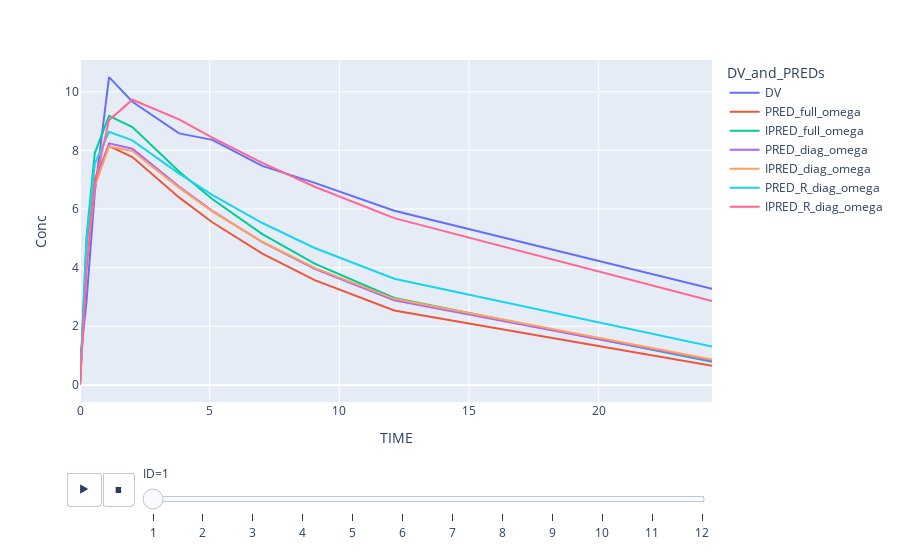

Notebook code for this chart:
### Code cell
all_pred_df = pd.concat(all_pred_df) if isinstance(all_pred_df, list) else all_pred_df
all_pred_df['ID'] = all_pred_df['ID'].astype(int)
px.line(data_frame=all_pred_df, x = 'TIME', y = 'Conc', color = 'DV_and_PREDs', animation_frame='ID')

### Figure 1 — Plotly figure (JSON) as saved in the notebook; plotly's stock layout.template omitted (floating-point values rounded to 4 significant figures)
{"data": [{"hovertemplate": "DV_and_PREDs=DV<br>ID=1<br>TIME=%{x}<br>Conc=%{y}<extra></extra>", "legendgroup": "DV", "line": {"color": "#636efa", "dash": "solid"}, "marker": {"symbol": "circle"}, "mode": "lines", "name": "DV", "orientation": "v", "showlegend": true, "type": "scatter", "x": [0.0, 0.25, 0.57, 1.12, 2.02, 3.82, 5.1, 7.03, 9.05, 12.12, 24.37], "xaxis": "x", "y": [0.74, 2.84, 6.57, 10.5, 9.66, 8.58, 8.36, 7.47, 6.89, 5.94, 3.28], "yaxis": "y"}, {"hovertemplate": "DV_and_PREDs=PRED_full_omega<br>ID=1<br>TIME=%{x}<br>Conc=%{y}<extra></extra>", "legendgroup": "PRED_full_omega", "line": {"color": "#EF553B", "dash": "solid"}, "marker": {"symbol": "circle"}, "mode": "lines", "name": "PRED_full_omega", "orientation": "v", "showlegend": true, "type": "scatter", "x": [0.0, 0.25, 0.57, 1.12, 2.02, 3.82, 5.1, 7.03, 9.05, 12.12, 24.37], "xaxis": "x", "y": [0.02164, 4.5, 7.044, 8.144, 7.771, 6.396, 5.547, 4.475, 3.574, 2.539, 0.6496], "yaxis": "y"}, {"hovertemplate": "DV_and_PREDs=IPRED_full_omega<br>ID=1<br>TIME=%{x}<br>Conc=%{y}<extra></extra>", "legendgroup": "IPRED_full_omega", "line": {"color": "#00cc96", "dash": "solid"}, "marker": {"symbol": "circle"}, "mode": "lines", "name": "IPRED_full_omega", "orientation": "v", "showlegend": true, "type": "scatter", "x": [0.0, 0.25, 0.57, 1.12, 2.02, 3.82, 5.1, 7.03, 9.05, 12.12, 24.37], "xaxis": "x", "y": [0.02436, 5.036, 7.909, 9.18, 8.794, 7.281, 6.34, 5.145, 4.135, 2.966, 0.7883], "yaxis": "y"}, {"hovertemplate": "DV_and_PREDs=PRED_diag_omega<br>ID=1<br>TIME=%{x}<br>Conc=%{y}<extra></extra>", "legendgroup": "PRED_diag_omega", "line": {"color": "#ab63fa", "dash": "solid"}, "marker": {"symbol": "circle"}, "mode": "lines", "name": "PRED_diag_omega", "orientation": "v", "showlegend": true, "type": "scatter", "x": [0.0, 0.25, 0.57, 1.12, 2.02, 3.82, 5.1, 7.03, 9.05, 12.12, 24.37], "xaxis": "x", "y": [0.02211, 4.267, 6.889, 8.24, 8.058, 6.766, 5.935, 4.87, 3.959, 2.89, 0.8235], "yaxis": "y"}, {"hovertemplate": "DV_and_PREDs=IPRED_diag_omega<br>ID=1<br>TIME=%{x}<br>Conc=%{y}<extra></extra>", "legendgroup": "IPRED_diag_omega", "line": {"color": "#FFA15A", "dash": "solid"}, "marker": {"symbol": "circle"}, "mode": "lines", "name": "IPRED_diag_omega", "orientation": "v", "showlegend": true, "type": "scatter", "x": [0.0, 0.25, 0.57, 1.12, 2.02, 3.82, 5.1, 7.03, 9.05, 12.12, 24.37], "xaxis": "x", "y": [0.02179, 4.193, 6.783, 8.132, 7.976, 6.729, 5.922, 4.883, 3.99, 2.936, 0.8632], "yaxis": "y"}, {"hovertemplate": "DV_and_PREDs=PRED_R_diag_omega<br>ID=1<br>TIME=%{x}<br>Conc=%{y}<extra></extra>", "legendgroup": "PRED_R_diag_omega", "line": {"color": "#19d3f3", "dash": "solid"}, "marker": {"symbol": "circle"}, "mode": "lines", "name": "PRED_R_diag_omega", "orientation": "v", "showlegend": true, "type": "scatter", "x": [0.0, 0.25, 0.57, 1.12, 2.02, 3.82, 5.1, 7.03, 9.05, 12.12, 24.37], "xaxis": "x", "y": [0.0, 4.902, 7.547, 8.636, 8.343, 7.209, 6.483, 5.523, 4.67, 3.619, 1.309], "yaxis": "y"}, {"hovertemplate": "DV_and_PREDs=IPRED_R_diag_omega<br>ID=1<br>TIME=%{x}<br>Conc=%{y}<extra></extra>", "legendgroup": "IPRED_R_diag_omega", "line": {"color": "#FF6692", "dash": "solid"}, "marker": {"symbol": "circle"}, "mode": "lines", "name": "IPRED_R_diag_omega", "orientation": "v", "showlegend": true, "type": "scatter", "x": [0.0, 0.25, 0.57, 1.12, 2.02, 3.82, 5.1, 7.03, 9.05, 12.12, 24.37], "xaxis": "x", "y": [0.0, 3.89, 6.823, 9.032, 9.728, 9.055, 8.437, 7.571, 6.759, 5.688, 2.858], "yaxis": "y"}], "layout": {"legend": {"title": {"text": "DV_and_PREDs"}, "tracegroupgap": 0}, "margin": {"t": 60}, "sliders": [{"active": 0, "currentvalue": {"prefix": "ID="}, "len": 0.9, "pad": {"b": 10, "t": 60}, "steps": [{"args": [["1"], {"frame": {"duration": 0, "redraw": false}, "fromcurrent": true, "mode": "immediate", "transition": {"duration": 0, "easing": "linear"}}], "label": "1", "method": "animate"}, {"args": [["2"], {"frame": {"duration": 0, "redraw": false}, "fromcurrent": true, "mode": "immediate", "transition": {"duration": 0, "easing": "linear"}}], "label": "2", "method": "animate"}, {"args": [["3"], {"frame": {"duration": 0, "redraw": false}, "fromcurrent": true, "mode": "immediate", "transition": {"duration": 0, "easing": "linear"}}], "label": "3", "method": "animate"}, {"args": [["4"], {"frame": {"duration": 0, "redraw": false}, "fromcurrent": true, "mode": "immediate", "transition": {"duration": 0, "easing": "linear"}}], "label": "4", "method": "animate"}, {"args": [["5"], {"frame": {"duration": 0, "redraw": false}, "fromcurrent": true, "mode": "immediate", "transition": {"duration": 0, "easing": "linear"}}], "label": "5", "method": "animate"}, {"args": [["6"], {"frame": {"duration": 0, "redraw": false}, "fromcurrent": true, "mode": "immediate", "transition": {"duration": 0, "easing": "linear"}}], "label": "6", "method": "animate"}, {"args": [["7"], {"frame": {"duration": 0, "redraw": false}, "fromcurrent": true, "mode": "immediate", "transition": {"duration": 0, "easing": "linear"}}], "label": "7", "method": "animate"}, {"args": [["8"], {"frame": {"duration": 0, "redraw": false}, "fromcurrent": true, "mode": "immediate", "transition": {"duration": 0, "easing": "linear"}}], "label": "8", "method": "animate"}, {"args": [["9"], {"frame": {"duration": 0, "redraw": false}, "fromcurrent": true, "mode": "immediate", "transition": {"duration": 0, "easing": "linear"}}], "label": "9", "method": "animate"}, {"args": [["10"], {"frame": {"duration": 0, "redraw": false}, "fromcurrent": true, "mode": "immediate", "transition": {"duration": 0, "easing": "linear"}}], "label": "10", "method": "animate"}, {"args": [["11"], {"frame": {"duration": 0, "redraw": false}, "fromcurrent": true, "mode": "immediate", "transition": {"duration": 0, "easing": "linear"}}], "label": "11", "method": "animate"}, {"args": [["12"], {"frame": {"duration": 0, "redraw": false}, "fromcurrent": true, "mode": "immediate", "transition": {"duration": 0, "easing": "linear"}}], "label": "12", "method": "animate"}], "x": 0.1, "xanchor": "left", "y": 0, "yanchor": "top"}], "updatemenus": [{"buttons": [{"args": [null, {"frame": {"duration": 500, "redraw": false}, "fromcurrent": true, "mode": "immediate", "transition": {"duration": 500, "easing": "linear"}}], "label": "&#9654;", "method": "animate"}, {"args": [[null], {"frame": {"duration": 0, "redraw": false}, "fromcurrent": true, "mode": "immediate", "transition": {"duration": 0, "easing": "linear"}}], "label": "&#9724;", "method": "animate"}], "direction": "left", "pad": {"r": 10, "t": 70}, "showactive": false, "type": "buttons", "x": 0.1, "xanchor": "right", "y": 0, "yanchor": "top"}], "xaxis": {"anchor": "y", "domain": [0, 1], "title": {"text": "TIME"}}, "yaxis": {"anchor": "x", "domain": [0, 1], "title": {"text": "Conc"}}}}
